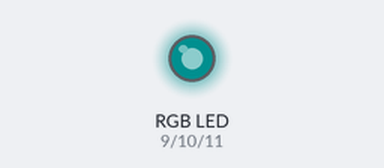
Recording of a sketch running on a simulated Arduino Uno, built with avr-gcc and run on an emulated ATmega328P. Shown: an RGB LED mixed from three pins (HIGH = lit). Dim RGB values are drawn brighter than linear.

Above: at 0.15 s.
At 3.1 s:
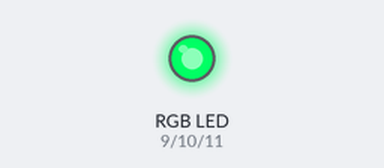
At 10.0 s:
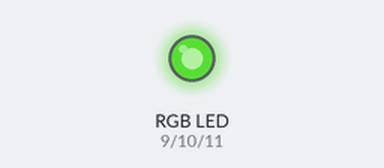
At 19.1 s:
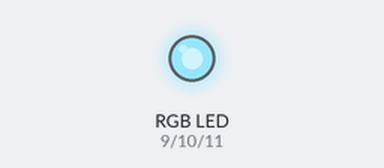
At 30.5 s:
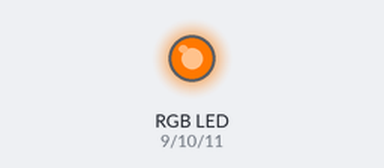
At 39.5 s:
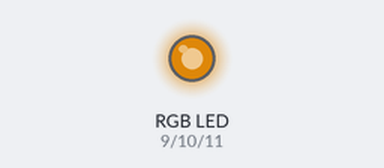
Timing chart, 0 to 40.0 s (numbered marks = the images above):
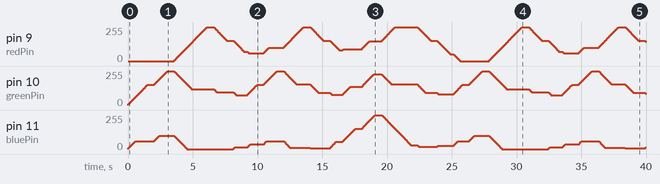

The sketch:

RGB_LED_Smooth_Vinyasa_V3.ino
```cpp
//Digital Pinms to attach LED to:
int redPin = 9;
int greenPin = 10;
int bluePin = 11;


//Create integers of r,g and b
int r = 0;
int g = 0;
int b = 0;

//Set up the pins as outputs
void setup() {
  pinMode(redPin, OUTPUT);
  pinMode(greenPin, OUTPUT);
  pinMode(bluePin, OUTPUT);
}

//choose what colours and the sequence will be.
// add a delay() function in to keep a chosen colour on for longer
void loop() {
  setColour(0, 153, 60); // turquoise60
  delay(500);
  setColour(0, 255, 100);  // tq
  delay(500);
  setColour(255, 120, 0); // lo
  delay(500);
  setColour(153, 96, 0); // lightorange60
  delay(500);
  setColour(71, 75, 12); // l0lg30
  delay(250);
  setColour(60, 153, 36); // lightgreen60
  delay(500);
  setColour(100, 255, 60);  // lg
  delay(500);
  setColour(255, 155, 10);  // yel
  delay(500);
  setColour(153, 93, 6);  // yel60
  delay(500);
  setColour(81, 77, 53);  // yellb40
  delay(250);
  setColour(90, 138, 153); // lightblue60
  delay(500);
  setColour(150, 230, 255);  // lb
  delay(500);
  setColour(255, 155, 30);  // ww
  delay(500);
  setColour(153, 93, 18); // warmwhite60
  delay(500);
  setColour(51, 82, 26); // wwtq40
  delay(250);


}

//this 'setColour' function changes the PWM output of the pins to the colours we choose in the Loop
void setColour(int red, int green, int blue) {
  while ( r != red || g != green || b != blue ) {
    if ( r < red ) r += 1;
    if ( r > red ) r -= 1;

    if ( g < green ) g += 1;
    if ( g > green ) g -= 1;

    if ( b < blue ) b += 1;
    if ( b > blue ) b -= 1;

    _setColour();
    delay(10);
  }
}

//Write the chosen color to the LED
void _setColour() {
  analogWrite(redPin, r);
  analogWrite(greenPin, g);
  analogWrite(bluePin, b);
}
```
